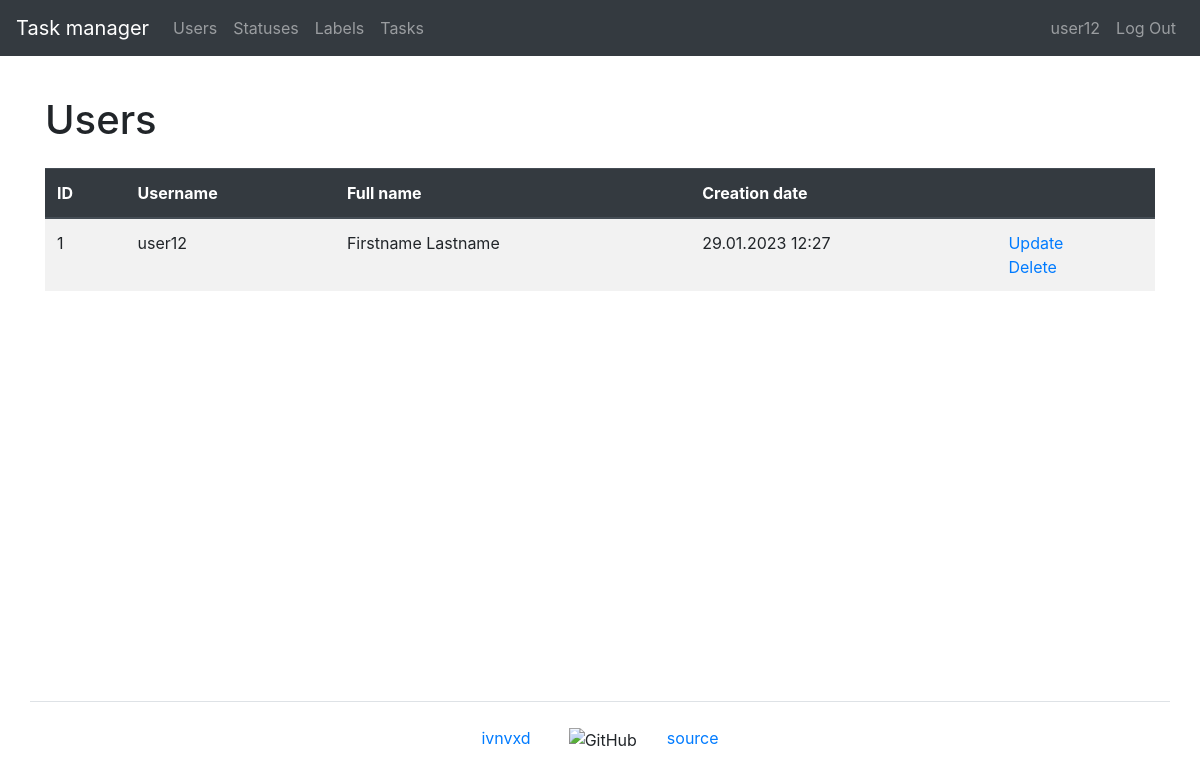
Screenshot of /users/ (signed in) with the database file from the repository.
### task_manager/users/models.py (models this page shows, shortened)
class User(AbstractUser):
    first_name = models.CharField(max_length=150)
    last_name = models.CharField(max_length=150)

### task_manager/users/views.py (the view)
# urls.py: path('', UsersListView.as_view(), name='users'),
class UsersListView(ListView):
    template_name = 'users/users.html'
    model = User
    context_object_name = 'users'
    extra_context = {
        'title': _('Users')
    }

### task_manager/templates/users/users.html (shortened to what this page needs)
{% extends "base.html" %}
{% load bootstrap4 %}
{% load i18n %}
{% block content %}
    <h1 class="my-4">{{ title }}</h1>
    <table class="table table-striped">
        <thead class="thead-dark">
            <tr>
                <th>ID</th>
                <th>{% trans 'Username' %}</th>
                <th>{% trans 'Full name' %}</th>
                <th>{% trans 'Creation date' %}</th>
                <th></th>
            </tr>
        </thead>
        <tbody>
            {% if users %}
                {% for user in users %}
                    <tr>
                        <td>{{ user.id }}</td>
                        <td>{{ user.username }}</td>
                        <td>{{ user.first_name }} {{ user.last_name }}</td>
                        <td>{{ user.date_joined|date:"d.m.Y H:i" }}</td>
                        <td>
                          <a href="{% url 'user_update' user.id %}">{% trans 'Update' %}</a>
                          <br>
                          <a href="{% url 'user_delete' user.id %}">{% trans 'Delete' %}</a>
                        </td>
                    </tr>
                {% endfor %}
            {% endif %}
        </tbody>
    </table>
{% endblock content %}

### task_manager/templates/navbar.html (shortened to what this page needs)
{% load i18n %}
<nav class="navbar navbar-expand-md navbar-dark bg-dark mb-3">
    <a class="navbar-brand" href="{% url 'home' %}">{% trans "Task manager" %}</a>
    <div class="collapse navbar-collapse" id="navbarToggleExternalContent">
        <ul class="navbar-nav mr-auto">
            <li class="nav-item">
                <a class="nav-link" href="{% url 'users' %}">{% trans "Users" %}</a>
            </li>
            {% if user.is_authenticated %}
                <li class="nav-item">
                    <a class="nav-link" href="{% url 'statuses' %}">{% trans "Statuses" %}</a>
                </li>
                <li class="nav-item">
                    <a class="nav-link" href="{% url 'labels' %}">{% trans "Labels" %}</a>
                </li>
                <li class="nav-item">
                    <a class="nav-link" href="{% url 'tasks' %}">{% trans "Tasks" %}</a>
                </li>
            {% endif %}
        </ul>
        <ul class="navbar-nav">
            {% if user.is_authenticated %}
                <li class="nav-item">
                    <a class="nav-link" href="{% url 'user_update' user.id %}">{{ user.username }}</a>
                </li>
                <li class="nav-item">
                    <a class="nav-link" href="{% url 'logout' %}">{% trans "Log Out" %}</a>
                </li>
            {% endif %}
        </ul>
    </div>
</nav>

### rows the page displays
User: username "user12", id "1", first_name "Firstname", last_name "Lastname", date_joined "29.01.2023 12:27"

### other values shown
{{ title }} "Users"
